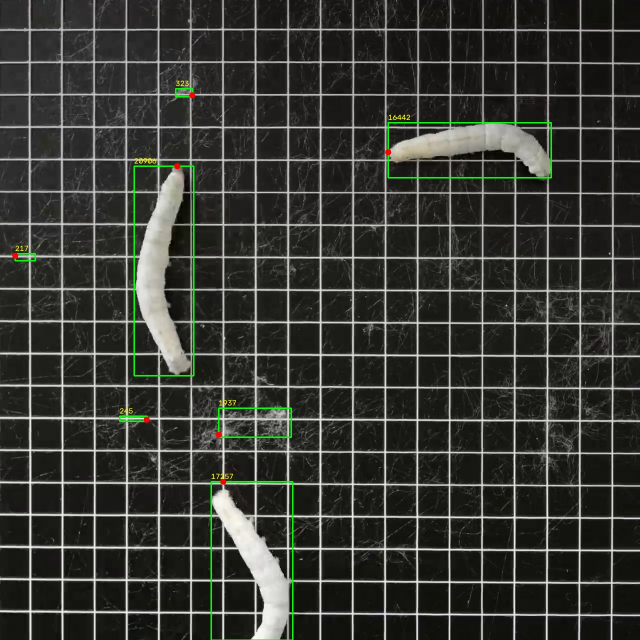
#> input picture data/samples/detect_100.jpg, 1280 x 1280 px, given in place of 3425b780ab8aa5d37e09e0fa81ababaa.mp4, which was not available (shown at 1/2 size)
$ python _silk_test2.py
#> lines starting #> are read from the running program, lines starting #| are printed output that depends on the picture; after the words box and inside, x2 and y2 are one past the last pixel; in counts of white or black regions, pixels touching at a corner belong together
"""
改进版丝轨迹提取：
- 从参考帧检测格子线位置，专门mask掉
- 差分阈值提高，只抓真正新丝
- 蚕体mask更激进
"""
import cv2, numpy as np, os

vpath = r'F:\xwechat_files\wxid_fjajtzndf5l612_8f26\msg\video\2026-11\3425b780ab8aa5d37e09e0fa81ababaa.mp4'
out_dir = r'H:\tool\silkworm-trajectory\data\samples'

v = cv2.VideoCapture(vpath)
fps = v.get(cv2.CAP_PROP_FPS)
W = int(v.get(cv2.CAP_PROP_FRAME_WIDTH))
H = int(v.get(cv2.CAP_PROP_FRAME_HEIGHT))

t_start, t_end = 20.0, 30.0
f0 = int(t_start * fps)
f1 = int(t_end * fps)

v.set(cv2.CAP_PROP_POS_FRAMES, f0)
ok, ref = v.read()
#> ref is the input picture: shape (1280, 1280, 3); mean B, G, R 51.8, 57.4, 55.7
ref_gray = cv2.cvtColor(ref, cv2.COLOR_BGR2GRAY)
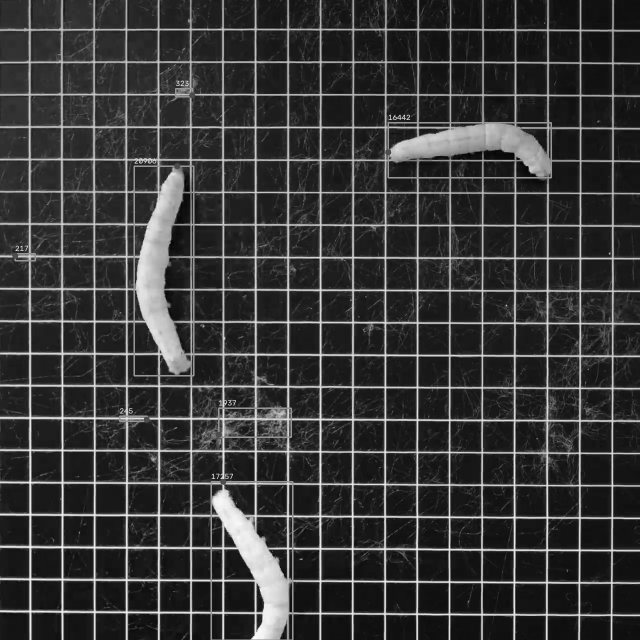
#> ref_gray: shape (1280, 1280) (shown at 1/2 size); min 0, max 255, mean 56.2

# === 检测格子线位置 ===
# 垂直投影：每列的平均亮度，峰就是竖格线
col_mean = ref_gray.mean(axis=0)
#> col_mean = 1280 values, max 215.1 at index 511, min 32.11 at index 1249, mean 56.16
row_mean = ref_gray.mean(axis=1)
#> row_mean = 1280 values, max 175.2 at index 124, min 37.21 at index 5, mean 56.16
# 找峰（格线位置）
def find_lines(profile, min_dist=40, thresh_offset=8):
#> called with profile = array of shape (1280,), min_dist = 40, thresh_offset = 8
    thr = profile.mean() + thresh_offset
#> thr = 64.16
    peaks = []
    in_peak = False
    start = 0
    for i, v in enumerate(profile):
        if v > thr and not in_peak:
            in_peak = True; start = i
        elif v <= thr and in_peak:
            in_peak = False
            peaks.append((start + i)//2)
#> this loop made 1280 passes
#> (v, in_peak) on pass 57: (68.2, True)
#> in_peak on passes 65, 122, 129, 186, 193, 251: False, True, False, True, False, True
#> after the loop, in_peak = False; peaks = [60, 124, 188, 253, 268, 314, 382, 387, 422, 446, 533, 576, 585, 641, 706, 771, 835, 900, 965, 1030, 1095, 1160, 1225]; start = 1222
    if in_peak: peaks.append((start + len(profile))//2)
    # 合并近邻峰
    merged = []
    for p in peaks:
        if not merged or p - merged[-1] > min_dist:
            merged.append(p)
#> this loop made 23 passes
#> p on passes 1 to 12: 60, 124, 188, 253, 268, 314, 382, 387, 422, 446, 533, 576
#> after the loop, merged = [60, 124, 188, 253, 314, 382, 446, 533, 576, 641, 706, 771, 835, 900, 965, 1030, 1095, 1160, 1225]
    return merged

v_lines = find_lines(col_mean)
#> v_lines has the same summary as merged in find_lines
h_lines = find_lines(row_mean)
#> the loop in find_lines (call 2), `for i, v in enumerate(profile):` made 1280 passes
#> (v, in_peak) on pass 58: (93.37, True)
#> the loop in find_lines (call 2), `for p in peaks:` made 22 passes
#> p on passes 1 to 12: 59, 124, 190, 245, 256, 285, 320, 355, 385, 450, 514, 580
#> h_lines = [59, 124, 190, 245, 320, 385, 450, 514, 580, 644, 709, 773, 838, 903, 967, 1032, 1097, 1162, 1226]
print(f'竖格线 x: {v_lines}')
#| 竖格线 x: [60, 124, 188, 253, 314, 382, 446, 533, 576, 641, 706, 771, 835, 900, 965, 1030, 1095, 1160, 1225]
print(f'横格线 y: {h_lines}')
#| 横格线 y: [59, 124, 190, 245, 320, 385, 450, 514, 580, 644, 709, 773, 838, 903, 967, 1032, 1097, 1162, 1226]

# 建格子mask：在每条格线 ±4px 内mask掉
grid_mask = np.zeros((H, W), dtype=bool)
for x in v_lines:
    grid_mask[:, max(0,x-4):min(W,x+5)] = True
#> this loop made 19 passes
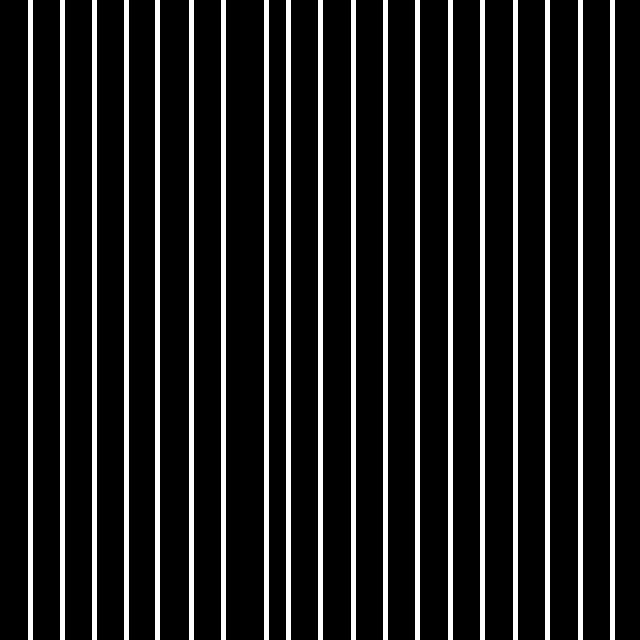
#> grid_mask: shape (1280, 1280) bool (shown at 1/2 size); 13.4% white; 19 white regions, largest, box (x1, y1, x2, y2) and area: (56, 0, 65, 1280) 11520, (120, 0, 129, 1280) 11520, (184, 0, 193, 1280) 11520
for y in h_lines:
    grid_mask[max(0,y-4):min(H,y+5), :] = True
#> this loop made 19 passes
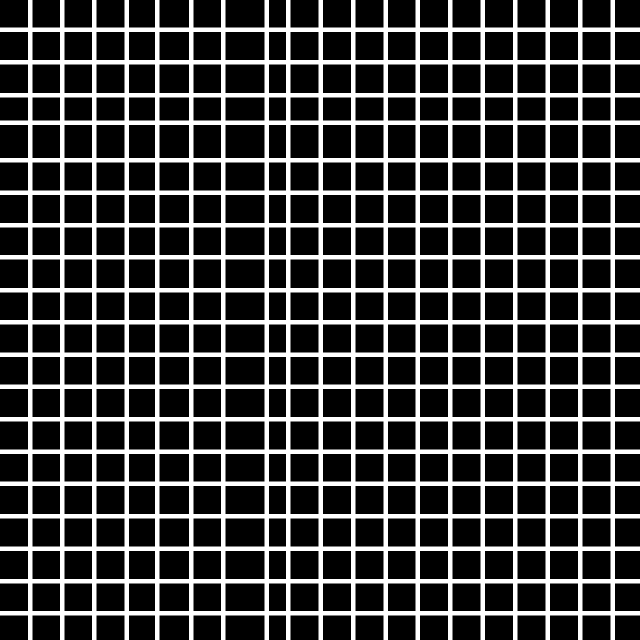
#> grid_mask: shape (1280, 1280) bool (shown at 1/2 size); 24.9% white; 1 white region, box (x1, y1, x2, y2) and area: (0, 0, 1280, 1280) 408519

time_map = np.full((H, W), -1.0, dtype=np.float32)
k_body = cv2.getStructuringElement(cv2.MORPH_ELLIPSE, (31,31))

idx = f0
frame_count = 0
while idx <= f1:
    ok, frame = v.read()
    if not ok: break
    gray = cv2.cvtColor(frame, cv2.COLOR_BGR2GRAY)
    t = (idx - f0) / fps

    # 蚕体mask
    _, body = cv2.threshold(gray, 160, 255, cv2.THRESH_BINARY)
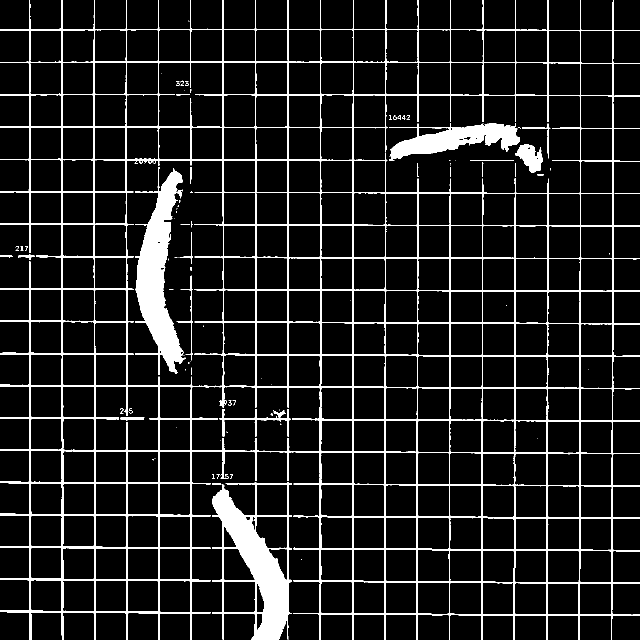
#> body: shape (1280, 1280) (shown at 1/2 size); 9.9% white; 102 white regions (64 under 20 px), largest, box (x1, y1, x2, y2) and area: (0, 0, 1280, 1280) 110038, (424, 965, 584, 1279) 19644, (270, 334, 371, 750) 18441
    body = cv2.morphologyEx(body, cv2.MORPH_OPEN, cv2.getStructuringElement(cv2.MORPH_ELLIPSE,(5,5)))
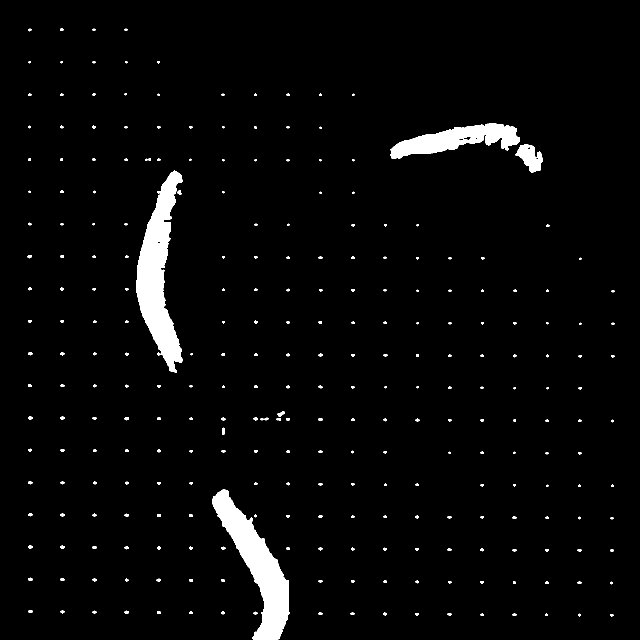
#> body: shape (1280, 1280) (shown at 1/2 size); 3.2% white; 276 white regions (34 under 20 px), largest, box (x1, y1, x2, y2) and area: (272, 341, 365, 746) 17552, (424, 978, 580, 1279) 16084, (781, 247, 1040, 318) 8932
    body = cv2.morphologyEx(body, cv2.MORPH_CLOSE, cv2.getStructuringElement(cv2.MORPH_ELLIPSE,(25,25)))
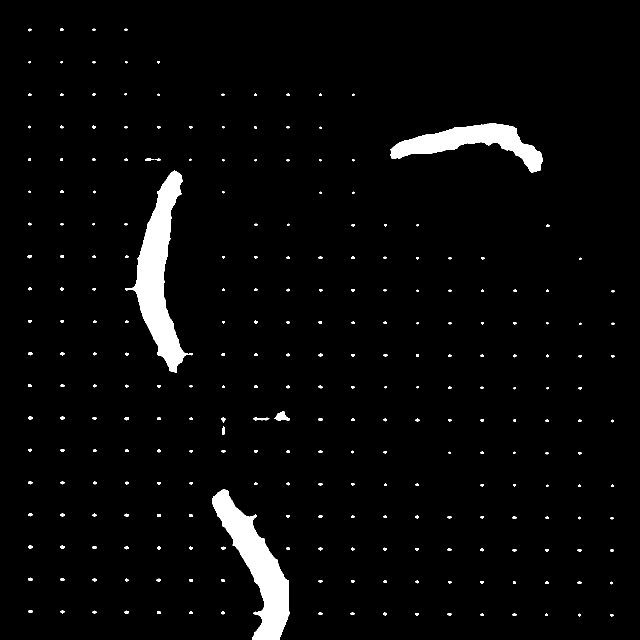
#> body: shape (1280, 1280) (shown at 1/2 size); 3.3% white; 264 white regions (32 under 20 px), largest, box (x1, y1, x2, y2) and area: (250, 341, 386, 746) 18588, (424, 978, 580, 1280) 16603, (781, 247, 1085, 346) 11602
    body_dil = cv2.dilate(body, k_body, iterations=2) > 0
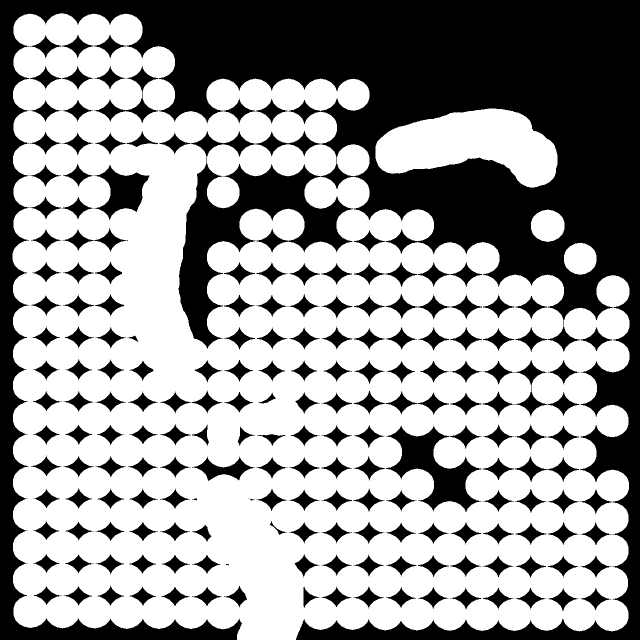
#> body_dil: shape (1280, 1280) bool (shown at 1/2 size); 60.4% white; 195 black regions (4 under 20 px), largest, box (x1, y1, x2, y2) and area: (0, 0, 1280, 1280) 480628, (772, 851, 963, 1024) 12422, (189, 330, 299, 441) 5662

    # 差分
    diff = cv2.absdiff(gray, ref_gray)
#> diff: shape (1280, 1280); every value is 0
    # 新丝 = 差分大 & 不在格子上 & 不在蚕体上
    new_silk = (diff > 25) & (gray > 90) & (~grid_mask) & (~body_dil)
    # 轻去噪
    new_silk_u8 = new_silk.astype(np.uint8)*255
    new_silk_u8 = cv2.morphologyEx(new_silk_u8, cv2.MORPH_OPEN, np.ones((2,2),np.uint8))
    new_silk = new_silk_u8 > 0

    # 记录首次出现时间
    first = time_map == -1.0
    time_map[new_silk & first] = t
    frame_count += 1
    idx += 1

v.release()
print(f'处理 {frame_count} 帧')

# === 可视化 ===
vis = np.full((H, W, 3), 20, dtype=np.uint8)
# 淡显网格背景
vis[ref_gray < 50] = (12, 12, 16)
# 格线淡灰
vis[grid_mask] = (45, 45, 50)

valid = time_map >= 0
if valid.any():
    tmax = time_map[valid].max()
    print(f'新丝总像素: {valid.sum()}, 最晚时间: {tmax:.1f}s')
    ratio = np.clip(time_map[valid] / max(tmax,0.01), 0, 1)
    hue = (240 - ratio*240).astype(np.uint8)
    silk_hsv = np.stack([hue, np.full_like(hue,230), np.full_like(hue,255)], axis=-1)
    silk_bgr = cv2.cvtColor(silk_hsv.reshape(-1,1,3), cv2.COLOR_HSV2BGR).reshape(-1,3)
    vis[valid] = silk_bgr

# 色条
bar = np.zeros((30,300,3), dtype=np.uint8)
for x in range(300):
    h = int(240 - (x/300)*240)
    bar[:,x] = cv2.cvtColor(np.uint8([[[h,230,255]]]), cv2.COLOR_HSV2BGR)[0][0]
vis[H-40:H-10, 10:310] = bar
cv2.putText(vis, '0s', (10, H-15), cv2.FONT_HERSHEY_SIMPLEX, 0.5, (255,255,255), 1)
cv2.putText(vis, f'{t_end-t_start:.0f}s', (270, H-15), cv2.FONT_HERSHEY_SIMPLEX, 0.5, (255,255,255), 1)

out = os.path.join(out_dir, 'silk_timeline_v2.jpg')
cv2.imwrite(out, vis)
print('保存 ->', out)

$ run again, on data/samples/frame_0_0.jpg
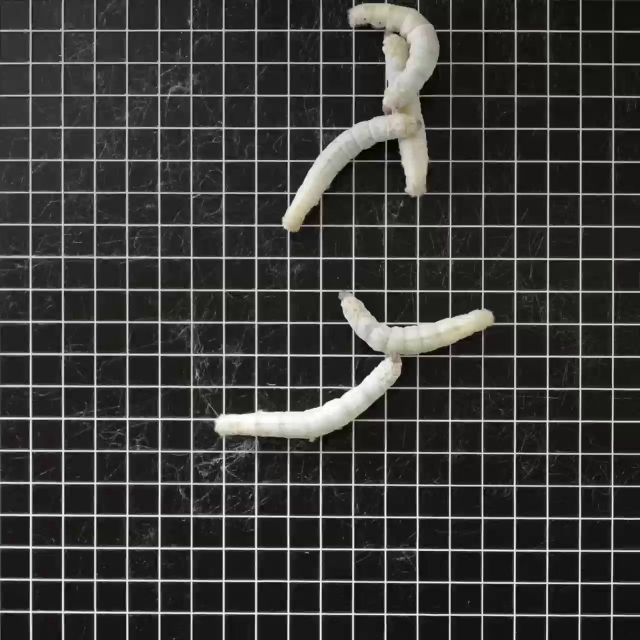
#> input picture data/samples/frame_0_0.jpg, 1280 x 1280 px, given in place of 3425b780ab8aa5d37e09e0fa81ababaa.mp4, which was not available (shown at 1/2 size)
#> ref is the input picture: shape (1280, 1280, 3); mean B, G, R 57.4, 59.3, 59.5
#> col_mean = 1280 values, max 221.8 at index 447, min 33.52 at index 1252, mean 59.12
#> row_mean = 1280 values, max 176.3 at index 126, min 34.15 at index 1267, mean 59.12
#> thr = 67.12
#> the loop in find_lines, `for i, v in enumerate(profile):` made 1280 passes
#> (v, in_peak) on passes 1, 2, 59: (72.5, True), (62.33, False), (90.81, True)
#> after the loop in find_lines, `for i, v in enumerate(profile):`: in_peak = False; peaks = [0, 61, 125, 190, 255, 319, 383, 447, 512, 577, 641, 708, 808, 900, 965, 1031, 1095, 1161, 1225]; start = 1223
#> the loop in find_lines, `for p in peaks:` made 19 passes
#> p on passes 2 to 9: 61, 125, 190, 255, 319, 383, 447, 512
#> after the loop in find_lines, `for p in peaks:`: merged has the same summary as peaks
#> v_lines has the same summary as peaks in find_lines
#> the loop in find_lines (call 2), `for i, v in enumerate(profile):` made 1280 passes
#> (v, in_peak) on pass 60: (101.2, True)
#> the loop in find_lines (call 2), `for p in peaks:` made 19 passes
#> p on passes 1 to 8: 62, 127, 192, 256, 322, 386, 451, 516
#> h_lines = [62, 127, 192, 256, 322, 386, 451, 516, 581, 657, 710, 775, 843, 904, 969, 1033, 1098, 1163, 1227]
#| 竖格线 x: [0, 61, 125, 190, 255, 319, 383, 447, 512, 577, 641, 708, 808, 900, 965, 1031, 1095, 1161, 1225]
#| 横格线 y: [62, 127, 192, 256, 322, 386, 451, 516, 581, 657, 710, 775, 843, 904, 969, 1033, 1098, 1163, 1227]
#> the loop `for x in v_lines:` made 19 passes
#> after the loop `for x in v_lines:`:
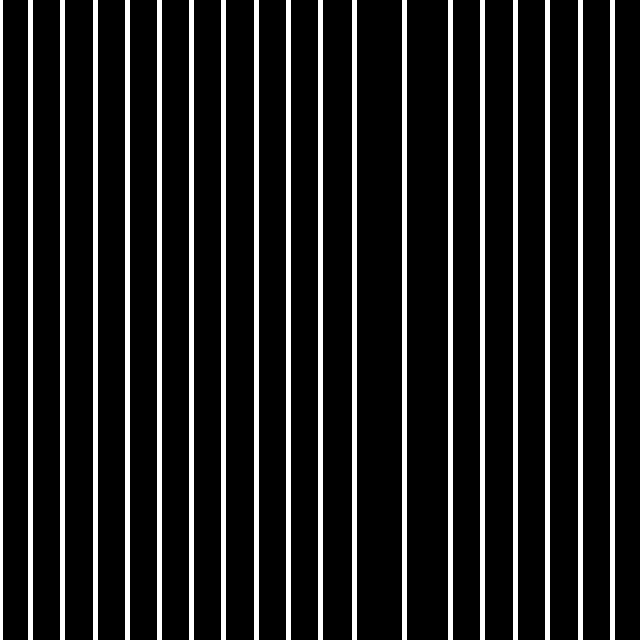
#> grid_mask: shape (1280, 1280) bool (shown at 1/2 size); 13% white; 19 white regions, largest, box (x1, y1, x2, y2) and area: (57, 0, 66, 1280) 11520, (121, 0, 130, 1280) 11520, (186, 0, 195, 1280) 11520
#> the loop `for y in h_lines:` made 19 passes
#> `body_dil = cv2.dilate(body, k_body, iterations=2) > 0`:
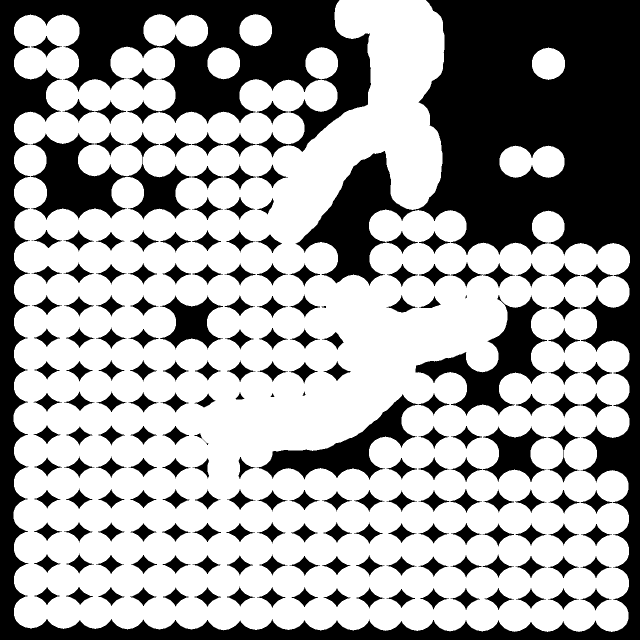
#> body_dil: shape (1280, 1280) bool (shown at 1/2 size); 62.3% white; 182 black regions (2 under 20 px), largest, box (x1, y1, x2, y2) and area: (0, 0, 1280, 1280) 413284, (61, 264, 383, 439) 24280, (831, 590, 1094, 831) 19128
#> diff: shape (1280, 1280); every value is 0
